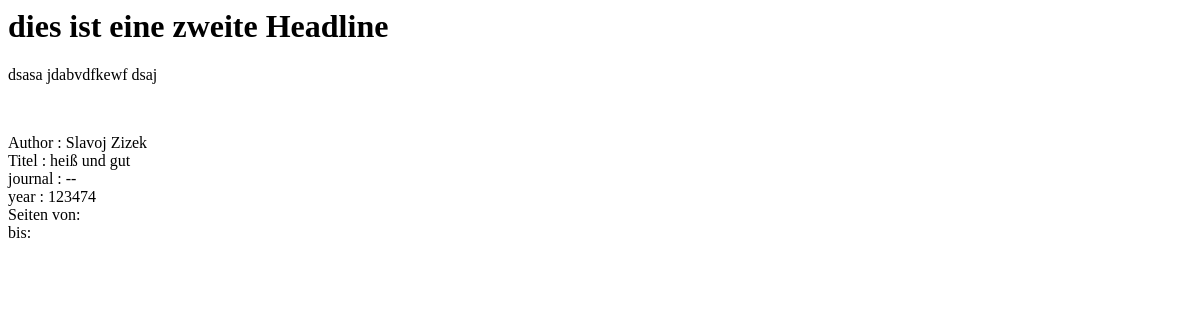
Page /zettel/1/ on the earlier database version.
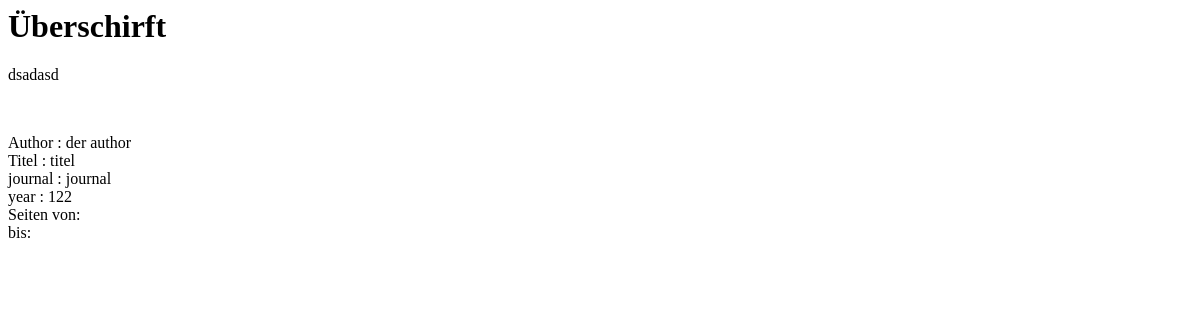
Same page on the later database version.
### Zettel/models.py (models this page shows, shortened)
class Zettel(models.Model):
	pub_date 	= models.DateTimeField('date published')
	headline 	= models.CharField(max_length=60)
	text 		= models.TextField()
	bib 		= models.ManyToManyField(BibInfo)

class BibInfo(models.Model):
	author    = models.CharField(max_length=60)
	title     = models.CharField(max_length=60)
	journal   = models.CharField(max_length=60)
	page_from 	= models.IntegerField()
	page_to   	= models.IntegerField()
	year      = models.IntegerField()

### Zettel/views.py (the view)
# urls.py: url(r'^zettel/(?P<zettel_id>\d+)/','Zettel.views.zettel'),
def zettel(request,zettel_id):
	z = get_object_or_404(Zettel, pk=zettel_id)
	return render_to_response('zettel.html',{'zettel':z})

### templates/zettel.html (shortened to what this page needs)
<h1> {{zettel.headline}} </h1>
<p>
	{{zettel.text}}
</p>
<p>
Author  : {{zettel.bib.all.0.author}} <br>
Titel   : {{zettel.bib.all.0.title}} <br>
journal : {{zettel.bib.all.0.journal}} <br>
year    : {{zettel.bib.all.0.year}} <br>
Seiten   von: {{zettel.page_from}} <br>
bis: {{zettel.page_to}}
</p>

Differences in the rows shown:
changed Zettel: headline "dies ist eine zweite Headline" → "Überschirft"; text "dsasa jdabvdfkewf dsaj" → "dsadasd"; bib.all.0.author "Slavoj Zizek" → "der author"; bib.all.0 "heiß und gut" → "titel"; bib.all.0.journal "--" → "journal"; bib.all.0.year "123474" → "122"
